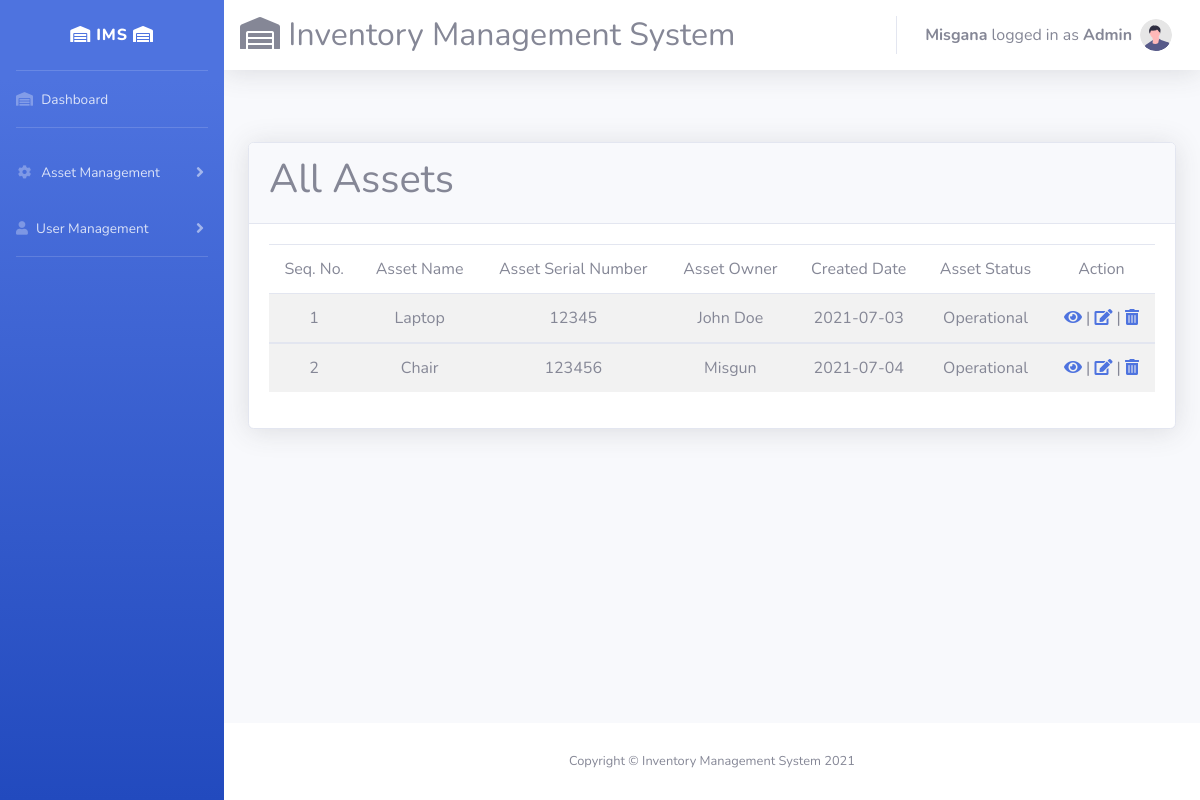
/all-asset.php (signed in), run on the app's committed database.
### tables this page shows
CREATE TABLE `asset` (
  `id` int(11) NOT NULL,
  `asset_name` varchar(100) NOT NULL,
  `asset_SN` varchar(100) NOT NULL,
  `asset_description` varchar(100) NOT NULL,
  `asset_owner` varchar(100) NOT NULL,
  `date` date NOT NULL,
  `status` varchar(100) NOT NULL
);

### all-asset.php (the view, shortened to what this page needs)
<!DOCTYPE html>
<html lang="en">
<head>
    <?php
        include_once 'includes/head.php';
    ?>
</head>
<body id="page-top">
    <div id="wrapper">
        <?php
            include_once 'includes/sidebar.php';
        ?>
        <div id="content-wrapper" class="d-flex flex-column">
            <div id="content">
                <?php
                    include_once 'includes/nav.php';
                ?>
                <div class="container-fluid">
                    <div class="card shadow mt-5">
                        <div class="card-header">
                            <h1>All Assets</h1>
                        </div>
                        <div class="card-body">
                            <table class="table table-striped table-hover">
                                <thead style="text-align:center;">
                                    <tr>
                                        <td>Seq. No.</td>
                                        <td>Asset Name</td>
                                        <td>Asset Serial Number</td>
                                        <td>Asset Owner</td>
                                        <td>Created Date</td>
                                        <td>Asset Status</td>
                                        <td>Action</td>
                                    </tr>
                                </thead>
                                <?php
                                    $username = $_SESSION['username'];
                                    $role = $_SESSION['role'];
                                    if($role == 'Admin'){
                                        $records = mysqli_query($conn,"SELECT * FROM `asset`") OR die(mysqli_error($conn));
                                    }else if($role == 'User'){
                                        $records = mysqli_query($conn,"SELECT * FROM `asset` WHERE `asset_owner` = '$username'") OR die(mysqli_error($conn));
                                    }
                                    $i = 1;
                                    while($record=mysqli_fetch_assoc($records)){
                                        $id = $record['id'];
                                ?>
                                <tbody style="text-align:center;">
                                    <tr>
                                        <td><?php echo $i; ?></td>
                                        <td><?php echo $record['asset_name']; ?></td>
                                        <td><?php echo $record['asset_SN']; ?></td>
                                        <td><?php echo $record['asset_owner']; ?></td>
                                        <td><?php echo $record['date']; ?></td>
                                        <td><?php echo $record['status']; ?></td>
                                        <td><a href="view-asset.php?id=<?php echo $id; ?>"><i class="fas fa-eye"></i></a> |
                                        <a href="update.php?id=<?php echo $id; ?>"><i class="fas fa-edit"></i></a> |
                                        <a href="delete.php?id=<?php echo $id; ?>"><i class="fas fa-trash-alt"></i></a></td>
                                    </tr>
                                <?php
                                    $i++;
                                    }
                                ?>
                                </tbody>
                            </table>
                        </div>
                    </div>
                </div>
            </div>
            <footer class="sticky-footer bg-white">
                <?php
                    include_once 'includes/footer.php';
                ?>
            </footer>
        </div>
    </div>
</body>
</html>

### data on the page
asset: asset_name "Laptop", asset_SN "12345", asset_owner "John Doe", date "2021-07-03", status "Operational"
asset: asset_name "Chair", asset_SN "123456", asset_owner "Misgun", date "2021-07-04", status "Operational"

### other printed values
$_SESSION['username'] "Misgana"
$_SESSION['role'] "Admin"
